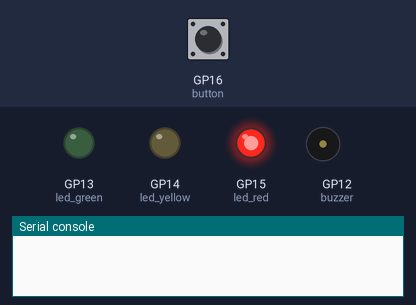
The program below on a simulated Raspberry Pi Pico running MicroPython. On the bench: output pins drawn as LEDs (lit = HIGH), buzzer (waves = sounding, pin HIGH), the last lines printed to the serial console. Inputs (shaded band) come from the test bench; at power-on: GP16 (button) LOW. Threads take turns every 2 ms.

Above: at 1.2 s.
1.3 s: GP16 (button) pulled HIGH for 0.15 s
At 6.0 s:
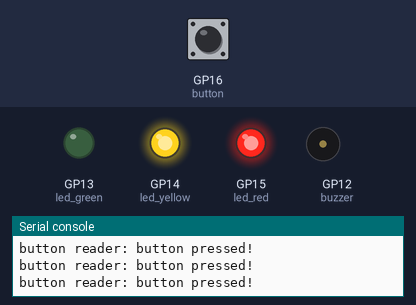
At 17.1 s:
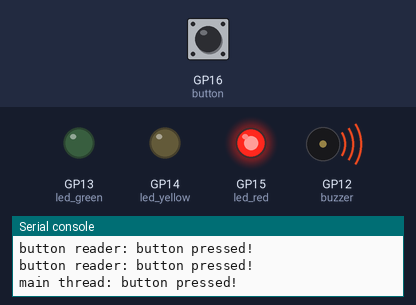
Timing chart, 0 to 18.9 s (numbered marks = the images above; inputs shaded):
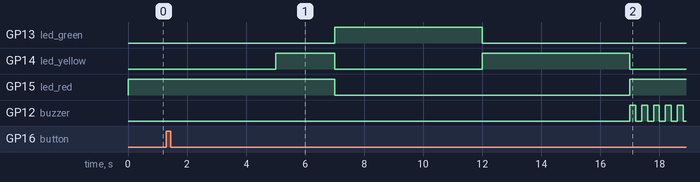

Measured:
- after the input at 1.3 s, GP12 (buzzer): alternates HIGH for 0.20 s and LOW for 0.20 s, starting after 15.7 s

The program:

traffic-light-controller.py
```python
# Getting Started with MicroPython on Raspberry Pi Pico, Chapter 5...
# Traffic Light Controller
import machine
import utime
import _thread


led_red = machine.Pin(15, machine.Pin.OUT)
led_yellow = machine.Pin(14, machine.Pin.OUT)
led_green = machine.Pin(13, machine.Pin.OUT)

button = machine.Pin(16, machine.Pin.IN, machine.Pin.PULL_DOWN)
buzzer = machine.Pin(12, machine.Pin.OUT)

# globals for cross-thread communication:
global button_pressed
button_pressed = False


# secondary thread:
def button_reader_thread():
    global button_pressed
    while True:
        if button.value() == 1:
            print("button reader: button pressed!")
            button_pressed = True
        utime.sleep(0.01)

_thread.start_new_thread(button_reader_thread, ())

# main loop:
while True:
    if button_pressed == True:
        print("main thread: button pressed!")
        led_red.value(1)
        for i in range(10):
            buzzer.value(1)
            utime.sleep(0.2)
            buzzer.value(0)
            utime.sleep(0.2)
        global button_pressed
        button_pressed = False

    # red on
    led_red.value(1)
    utime.sleep(5)

    # yellow on
    led_yellow.value(1)
    utime.sleep(2)

    # green on
    led_red.value(0)
    led_yellow.value(0)
    led_green.value(1)
    utime.sleep(5)

    # yello on
    led_green.value(0)
    led_yellow.value(1)
    utime.sleep(5)

    led_yellow.value(0)
```
